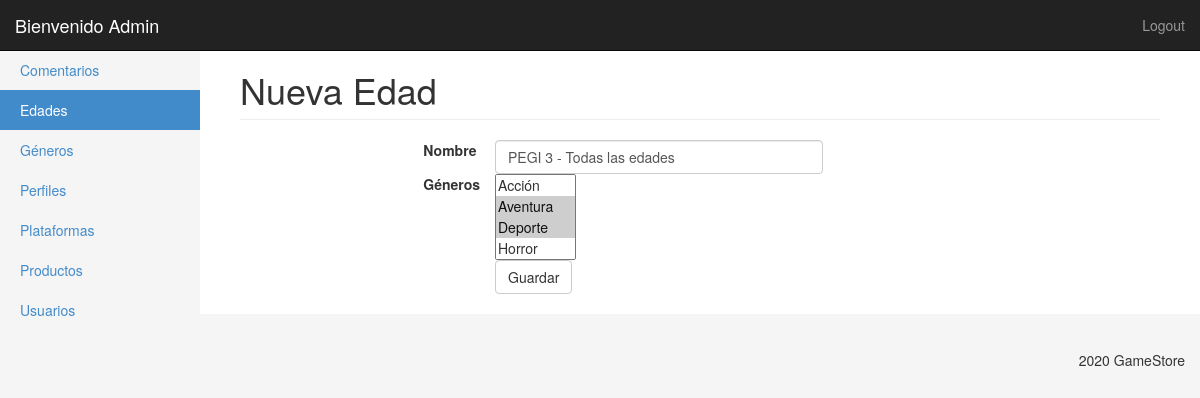
Before: /ProduccionWeb_TP1/panel/edades_ae.php?edit=1 (signed in) with the older database file.
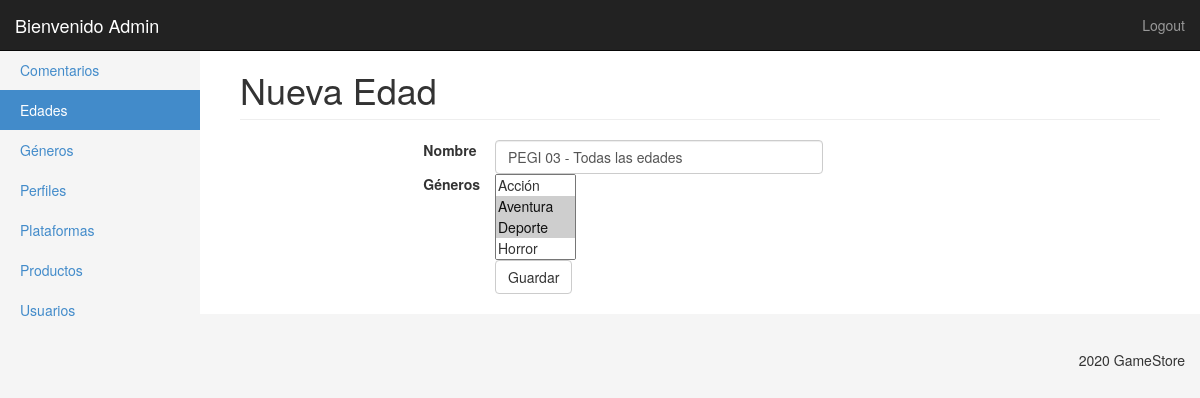
After: the same page with the newer database file.
### tables this page shows
CREATE TABLE `edades` (
  `id` int(11) NOT NULL,
  `nombre` varchar(50) NOT NULL,
  `estado` tinyint(1) NOT NULL DEFAULT 1,
  `enabled` tinyint(1) NOT NULL DEFAULT 1
);

### ProduccionWeb_TP1/panel/clases/edad.php (called while the page is built, shortened)
<?php
Class Edad{
	private $con;
	public function __construct($con){
		$this->con = $con;
	}
	public function get($id){
		$query = "SELECT id, nombre
				FROM edades WHERE id = ".$id;
        $query = $this->con->query($query);
		$perfil = $query->fetch(PDO::FETCH_OBJ);
			$sql = 'SELECT idedad, idgen
					FROM genero_edades
					WHERE idedad = '.$perfil->id;
			foreach($this->con->query($sql) as $permiso){
				$perfil->permisos[] = $permiso['idedad'];
			}
            return $perfil;
	}
	public function selGen($id){
		$query = "SELECT idgen
					FROM genero_edades
					WHERE idedad =".$id;
		$query = $this->con->query($query);
		return $query;
	}
}

### ProduccionWeb_TP1/panel/edades_ae.php (the view, shortened to what this page needs)
<?php
require('inc/header.php');
?>
<div class="container-fluid">
    <?php $edadMenu = 'Edades';
	$edad = new Edad($con);
	include('inc/side_bar.php');
    $queryGeneros = 'SELECT * FROM generos';
    $generos = $con->query($queryGeneros);
    if (isset($_GET['edit'])) {
        $edadmini = $edad->get($_GET['edit']);
    }
    ?>
    <div class="col-sm-9 col-md-10 main">
        <h1 class="page-header">
            Nueva Edad
        </h1>
        <div class="col-md-2"></div>
        <form action="edades.php" method="post" class="col-md-6 from-horizontal">
            <div class="form-group">
                <label for="nombre" class="col-sm-2 control-label">Nombre</label>
                <div class="col-sm-10">
                    <input type="text" class="form-control" id="nombre" name="nombre" placeholder="name" value="<?php echo (isset($edadmini->nombre) ? $edadmini->nombre : ''); ?> " required>
                </div>
            </div>
            <div class="form-group">
                    <label for="tipo" class="col-sm-2 control-label">Géneros</label>
                    <div class="col-sm-10">
                        <select name="generos[]" id="generos" multiple='multiple' >
                            <?php  foreach($generos as $g){?>
                                <option value="<?php echo $g['id']?>"
                                <?php
                                    foreach ($edad->selGen($edadmini->id) as $cate) {
                                        if($cate['idgen'] == $g['id']){
                                            echo ' selected="selected" ';
                                        }
                                    }
								?>><?php echo $g['nombre']?></option>
                            <?php }?>
                        </select>
                    </div>
            </div>
            <div class="form-group">
                <div class="col-sm-offset-2 col-sm-10">
                    <button type="submit" class="btn btn-default" name="formulario_edades">Guardar</button>
                </div>
            </div>
        </form>
    </div>
</div>
</div>
<?php include('inc/footer.php'); ?>

### ProduccionWeb_TP1/panel/inc/header.php (shortened to what this page needs)
<!DOCTYPE html>
<?php session_start();
include('clases/usuarios.php');
include('clases/edad.php');
?>
<html lang="es">
<head>
  <link href="css/bootstrap.min.css" rel="stylesheet">
  <link href="css/styles.css" rel="stylesheet">
</head>
<body>
  <nav class="navbar navbar-inverse navbar-fixed-top" role="navigation">
    <div class="container-fluid">
      <div class="navbar-header">
        <a class="navbar-brand" href="index.php">Bienvenido <?php echo $_SESSION['usuario']['nombre']  ?></a>
      </div>
      <div class="navbar-collapse collapse">
        <ul class="nav navbar-nav navbar-right">
          <li><a href="?logout">Logout</a></li>
        </ul>
      </div>
    </div>
  </nav>

Changed rows visible on the page:
changed edades: nombre "PEGI 3 - Todas las edades" → "PEGI 03 - Todas las edades"
